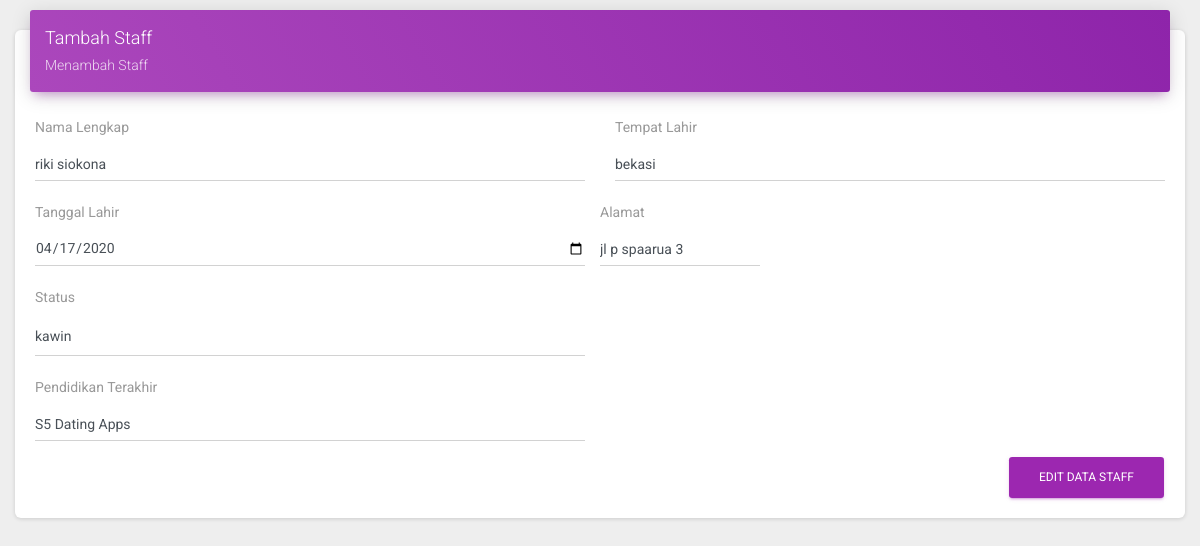
The page /admin/edit-staff.php?id_staf=39 on the database its author committed.
### tables this page shows
CREATE TABLE `staf_sekolah` (
  `id_staf` int(11) NOT NULL,
  `nama_staf` varchar(30) NOT NULL,
  `tempat_lahir` varchar(20) NOT NULL,
  `tgl_lahir` varchar(30) NOT NULL,
  `alamat` varchar(30) NOT NULL,
  `status_diri` varchar(20) NOT NULL,
  `pendidikan_terakhir` varchar(30) NOT NULL
);

### admin/edit-staff.php (the view, shortened to what this page needs)
<!DOCTYPE html>
<html lang="en">
<head>
  <link rel="stylesheet" href="https://maxcdn.bootstrapcdn.com/font-awesome/latest/css/font-awesome.min.css">
  <link href="../assets/css/material-dashboard.css?v=2.1.2" rel="stylesheet" />
  <link href="../assets/demo/demo.css" rel="stylesheet" />
</head>
<body>
      <div class="content">
        <div class="container-fluid">
          <div class="row">
            <div class="col-md-12">
              <div class="card">
                <div class="card-header card-header-primary">
                  <h4 class="card-title">Tambah Staff</h4>
                  <p class="card-category">Menambah Staff</p>
                </div>
                <div class="card-body">
                <?php
                include 'koneksi.php';
                $id_staf = (isset($_GET['id_staf']) ? $_GET['id_staf'] : '');
                $data = mysqli_query($conn,"select * from staf_sekolah where id_staf='$id_staf'");
                while($d = mysqli_fetch_array($data)){
                    ?>
                  <form action="../config/staff/update_data.php" method="POST">
                      <div class="row">
                      <div class="col-md-6">
                        <div class="form-group">
                          <label class="bmd-label-floating">Nama Lengkap</label>
                          <br>
                          <input type="text" class="form-control" name="nama_staf" value="<?php echo $d['nama_staf']; ?>" required>
                        </div>
                      </div>
                      <div class="col-md-6">
                        <div class="form-group">
                          <label class="bmd-label-floating">Tempat Lahir</label>
                          <input type="text" class="form-control" name="tempat_lahir" value="<?php echo $d['tempat_lahir']; ?>" required>
                        </div>
                      </div>
                    </div>
                    <div class="row">
                      <div class="col-md-6">
                        <div class="form-group">
                          <label class="bmd-label-floating">Tanggal Lahir</label>
                          <input type="date" class="form-control" name="tgl_lahir" value="<?php echo $d['tgl_lahir']; ?>" required>
                        </div>
                      </div>
                      <div class="row">
                      <div class="col-md-12">
                        <div class="form-group">
                          <label class="bmd-label-floating">Alamat</label>
                          <input type="text" class="form-control" name="alamat" value="<?php echo $d['alamat']; ?>" required>
                        </div>
                      </div>
                    </div>
                      <div class="col-md-6">
                        <div class="form-group">
                          <label class="bmd-label-floating">Status</label>
                          <select class="form-control"  name="status_diri" value="<?php echo $d['status_diri']; ?>" required>
                            <option>kawin</option>
                            </select>
                        </div>
                      </div>
                    </div>
                    <div class="row">
                      <div class="col-md-6">
                        <div class="form-group">
                          <label class="bmd-label-floating">Pendidikan Terakhir</label>
                          <input type="text" class="form-control" name="pendidikan_terakhir" value="<?php echo $d['pendidikan_terakhir']; ?>" required>
                        </div>
                      </div>
                    </div>
                    <button type="submit" name="simpan" class="btn btn-primary pull-right">Edit Data Staff</button>
                    <div class="clearfix"></div>
                  </form>
                  <?php } ?>
                </div>
              </div>
            </div>
    </div>
  </div>
</body>
</html>

### rows shown on the page
staf_sekolah: nama_staf "riki siokona", tempat_lahir "bekasi", tgl_lahir "04/17/2020", alamat "jl p spaarua 3", status_diri "kawin", pendidikan_terakhir "S5 Dating Apps"
